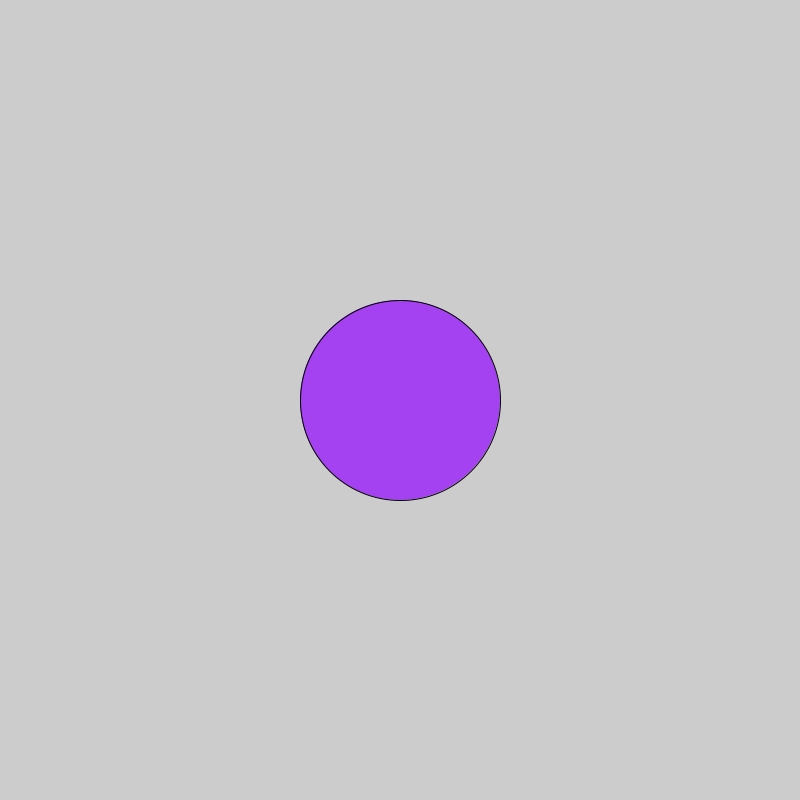
Frame 1 (no input)
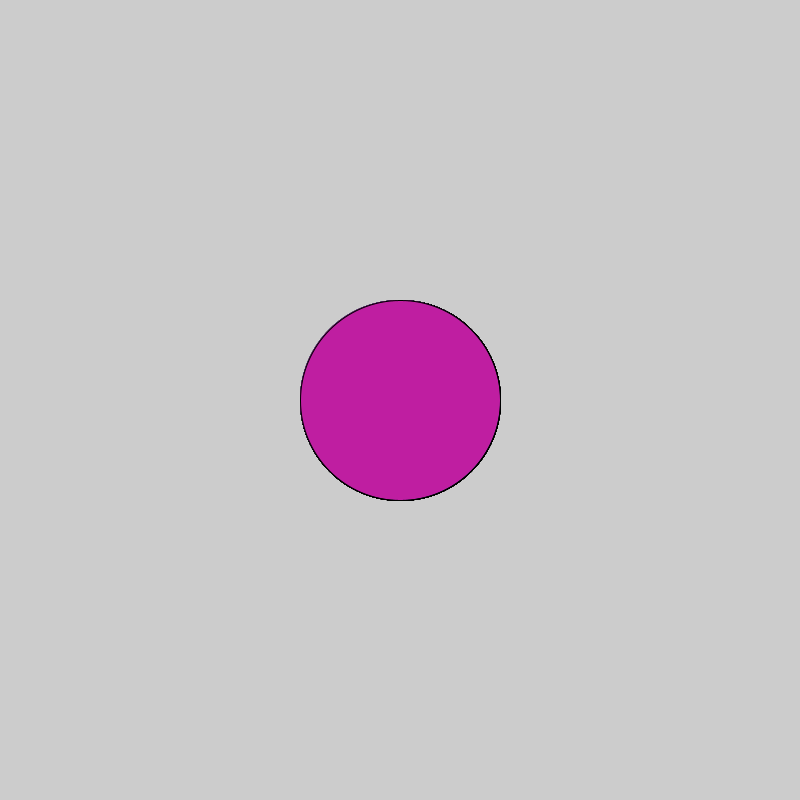
Frame 60 (the mouse pressed at the canvas centre just before this capture)
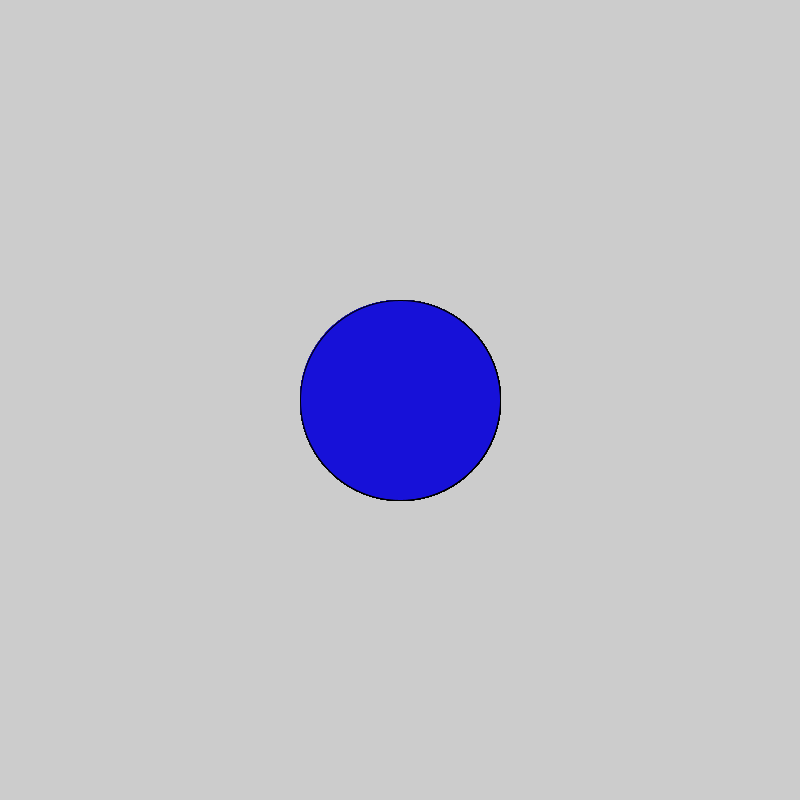
Frame 120 (the mouse held since frame 60 and released just before this capture)

The Processing sketch that drew these frames (run headless with seeded random() and noise(); from frame 60 on, the mouse is pressed at the canvas centre):

// Processing sketch: LogicalDot
// ── LogicalDot.pde
void setup(){
  size(800,800);
}
void draw(){
  if(mousePressed){
    fill(#1711D8);
  }else{
    fill((int)random(255),(int)random(255),(int)random(255));
  }
  ellipse(400,400,200,200);
}
